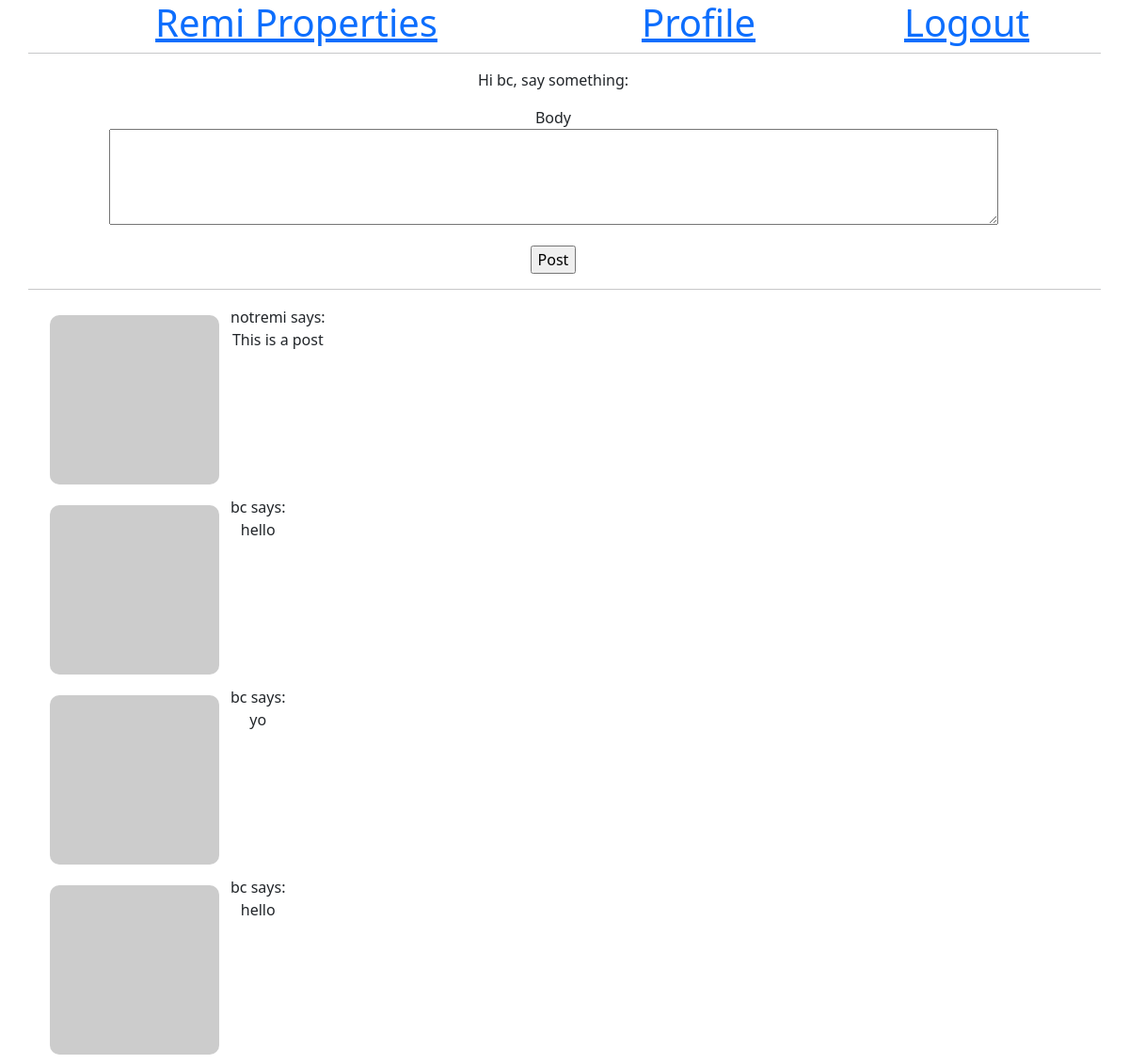
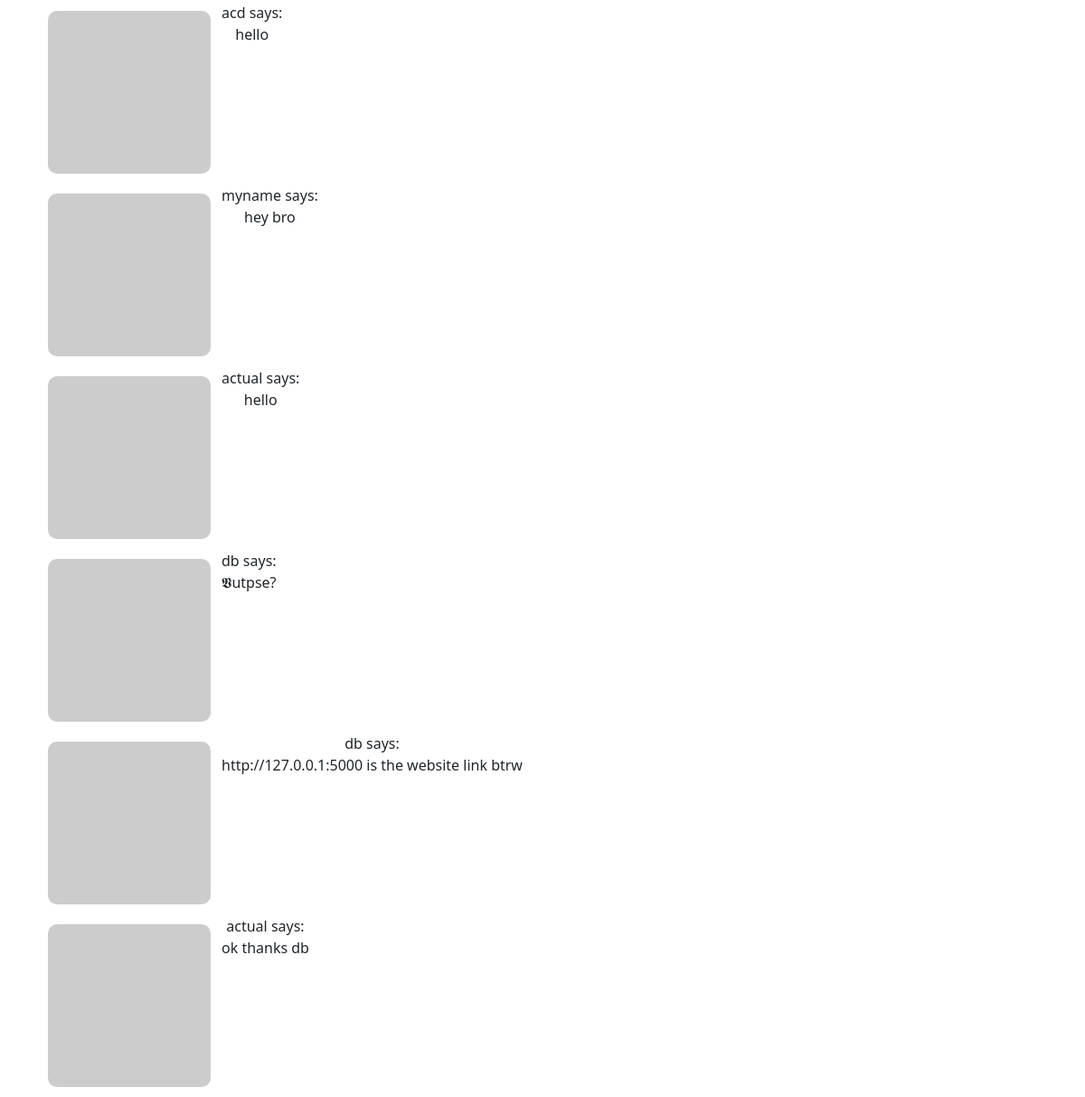
The app's page /home (signed in) with its own data (2 pictures, top to bottom).
### app/models.py (models this page shows, shortened)
class User(UserMixin ,db.Model):
    id = db.Column(db.Integer, primary_key=True)
    username = db.Column(db.String(64), index=True, unique=True)
    email = db.Column(db.String(120), index=True, unique=True)
    password_hash = db.Column(db.String(128))
    posts = db.relationship('Post', backref='author', lazy='dynamic')
    about_me = db.Column(db.String(140))
    last_seen = db.Column(db.DateTime, default=datetime.now)
    def avatar(self, size):
        digest = md5(self.email.lower().encode('utf-8')).hexdigest()
        return f'https://www.gravatar.com/avatar/{digest}?d=monsterid&s={size}'

class Post(db.Model):
    id = db.Column(db.Integer, primary_key=True)
    body = db.Column(db.String(300))
    timestamp = db.Column(db.DateTime, index=True, default=datetime.now)
    user_id = db.Column(db.Integer, db.ForeignKey('user.id'))

### app/routes.py (the view)
@app.route('/index', methods=['GET', 'POST'])
@app.route('/home', methods=['GET', 'POST'])
@login_required
def index():
    form = PostForm()
    if form.validate_on_submit():
        post = Post(body=form.body.data, author=current_user)
        db.session.add(post)
        db.session.commit()
        flash('Your post is live!')
        return redirect(url_for('index'))
    posts = Post.query.all()
    return render_template(
        'index.html',
        title='Home',
        form=form,
        posts=posts)

### app/forms.py
class PostForm(FlaskForm):
    body = TextAreaField('Body', validators=[DataRequired()])
    submit = SubmitField('Post')

### app/models.py (called while the page is built)
@login.user_loader
def load_user(id):
    return User.query.get(int(id))

### app/routes.py (called while the page is built)
@app.before_request
def before_request():
    if current_user.is_authenticated:
        current_user.last_seen = datetime.now()
        db.session.commit()

### app/templates/index.html (shortened to what this page needs)
{% extends "base.html" %}
{% block content %}
<div class="row">
    <div class="col-md-12">
        <p>
            Hi {{ current_user.username }}, say something:
        </p>
        <form action="" method="post" novalidate>
            <p>
                {{ form.body.label }} <br>
                {{ form.body(cols=100, rows=4) }} <br>
            </p>
            <p>
                {{ form.submit() }}
            </p>
        </form>
    </div>
    </div>
    <hr>
    <div class="row index">
        <div class="col-md-12">
            {% for post in posts %}
                {% if post %}
                    <table>
                        <tr valign="top">
                            <td><img src="{{ post.author.avatar(36) }}" alt="user avatar"></td>
                            <td>{{ post.author.username }} says: <br>{{post.body}}</td>
                        </tr>
                    </table>
                {% endif %}
            {% endfor %}
        </div>
    </div>
{% endblock %}

### app/templates/base.html (shortened to what this page needs)
<!doctype html>
<html lang="en">
  <head>
    <link rel="stylesheet" href="{{ url_for('static', filename= 'css/styles.css')}}">
    <link
        href="https://cdn.jsdelivr.net/npm/bootstrap@5.3.2/dist/css/bootstrap.min.css"
        rel="stylesheet"
>
  </head>
  <body>
    <div class="container text-center">
        <div class="row">
            <div class="col-md-6">
                <a href="{{ url_for('remi_properties') }}">
                    <h1>Remi Properties</h1>
                </a>
            </div>
            <div class="col-md-6">
                    {% if current_user.is_authenticated %}
                    <div class="row">
                        <div class="col-md-6">
                            <h1><a href=" {{ url_for('profile', username=current_user.username) }}">Profile</a></h1>
                        </div>
                        <div class="col-md-6">
                            <h1><a href=" {{ url_for('logout')}}">Logout</a></h1>
                        </div>
                    </div>
                    {% else %}
                        <h1><a href=" {{ url_for('login')}}">Login</a></h1>
                    {% endif %}
            </div>
        <hr>
        {% block content %}
        {% endblock %}
    </div>
  </body>
</html>

### app/static/css/styles.css (style rules this page uses)
.index img { width: 200px; length: 100px; border-radius: 20px; padding: 10px; }

### records on screen
User: username "bc"
Post: author.username "notremi", body "This is a post"
Post: author.username "bc", body "hello"
Post: author.username "bc", body "yo"
Post: author.username "bc", body "hello"
Post: author.username "acd", body "hello"
Post: author.username "myname", body "hey bro"
Post: author.username "actual", body "hello"
Post: author.username "db", body "𝖁utpse?"
Post: author.username "db", body "http://127.0.0.1:5000 is the website link btrw"
Post: author.username "actual", body "ok thanks db"
